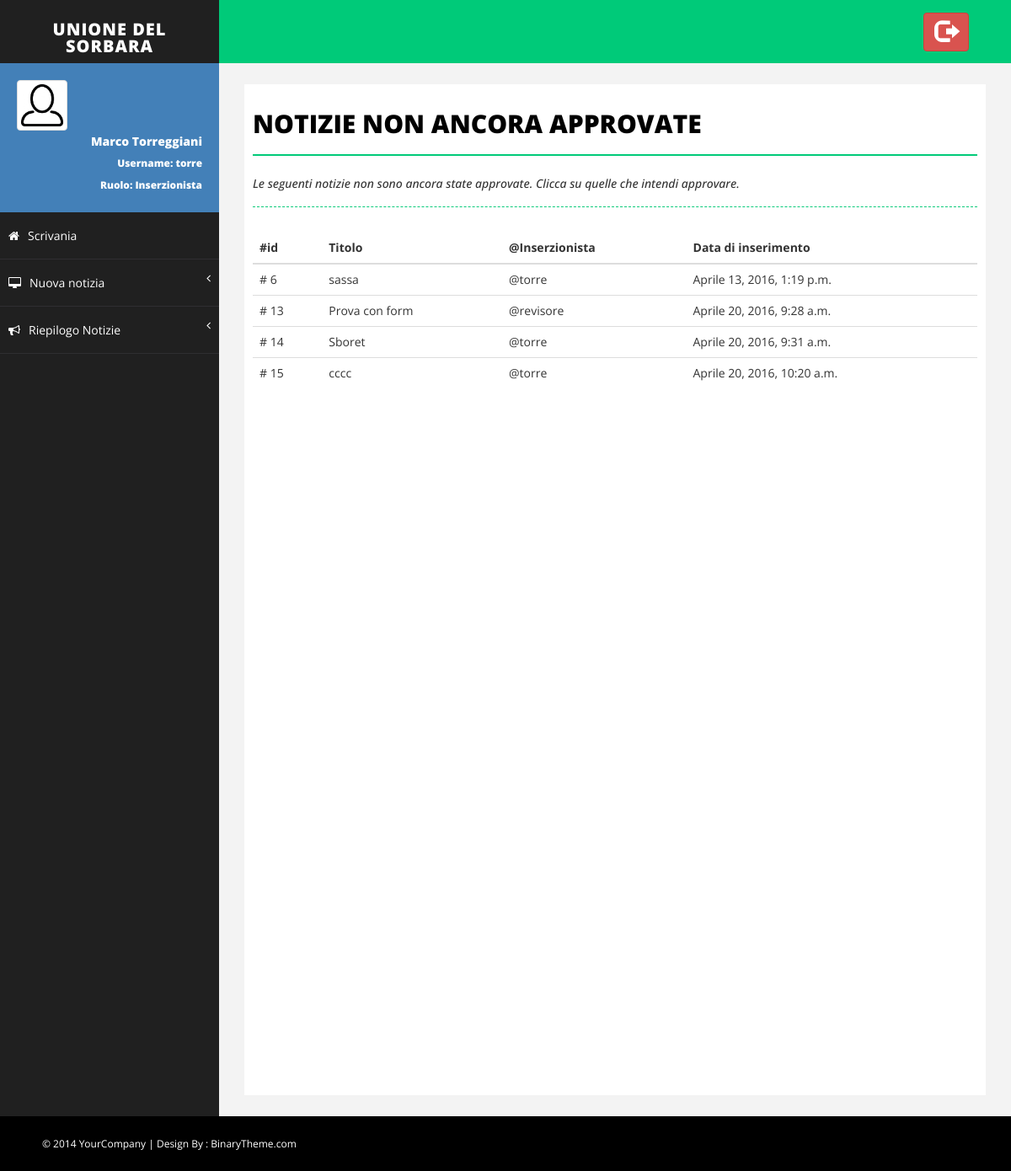
The app's page /NotizieDaApprovare (signed in), older data.
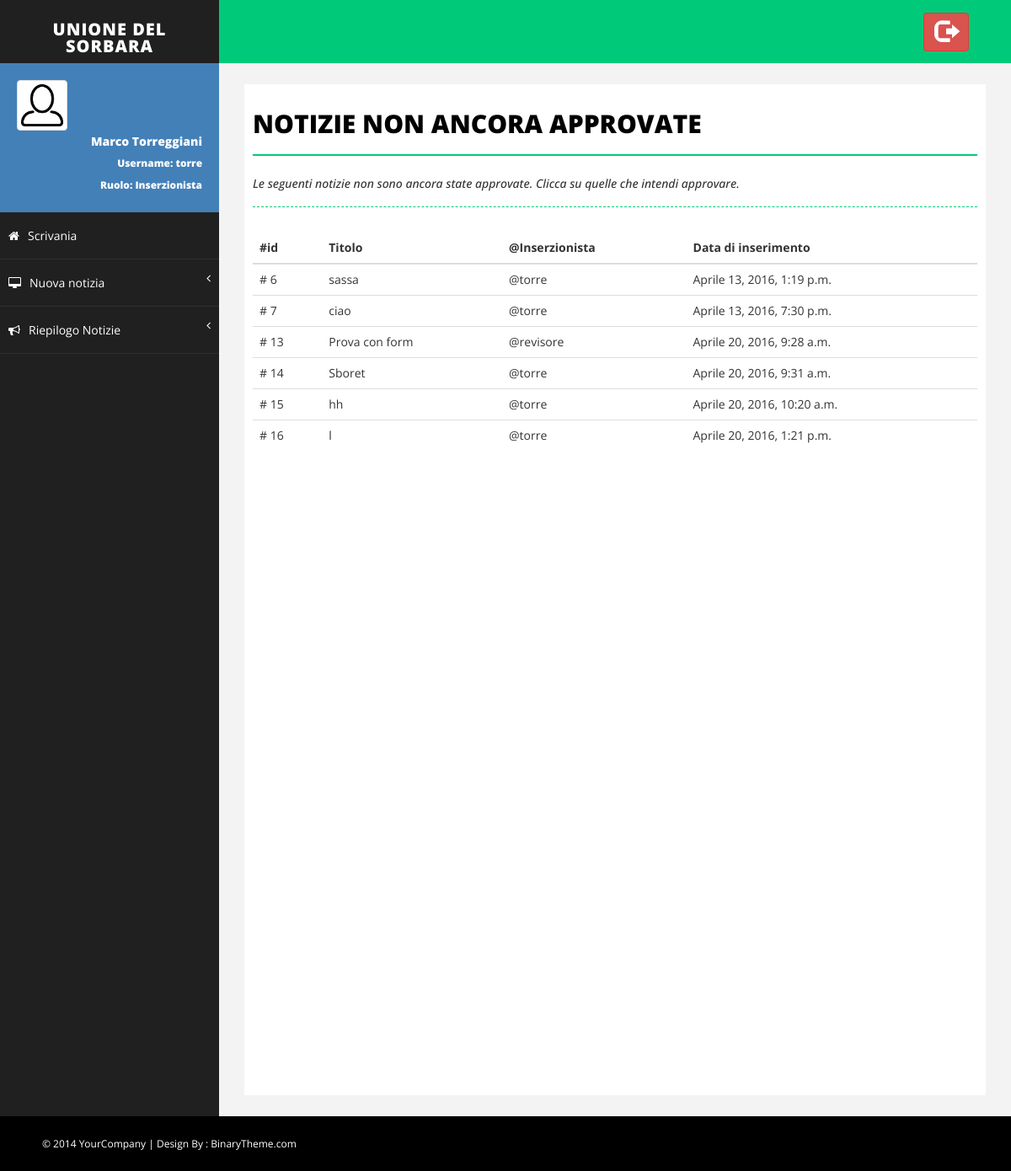
The same page, newer data.
### Monitor/models.py (models this page shows, shortened)
class Notizia(models.Model):
    titolo = models.CharField(max_length=settings.MAX_LUN_TITOLO)
    descrizione = models.TextField(max_length=settings.MAX_LUN_DESCRIZIONE)
    immagine = models.ImageField(upload_to=get_nome_immagine_notizia, default=None)
    approvata = models.BooleanField(default=False)
    inserzionista = models.ForeignKey(MyUser)
    data_inserimento = models.DateTimeField(default=timezone.now)
    data_scadenza = models.DateTimeField(default=timezone.now()+datetime.timedelta(days=15))

class MyUser(AbstractUser):
    foto_profilo = models.ImageField(upload_to=get_nome_immagine_utente, default=settings.NO_PROFILO)

### Monitor/views.py (the view)
# urls.py: url(r'^NotizieDaApprovare', views.notizie_da_approvare, name='notizie_da_approvare'),
@login_required(login_url='/login')
def notizie_da_approvare(request):
    notizie = Notizia.objects.filter(approvata=False)
    return render(request, 'Monitor/notizie_da_approvare.html', {'notizie': notizie})

### Monitor/templates/Monitor/notizie_da_approvare.html
{% extends 'Monitor/base.html' %}
{% block body %}
    <div id="page-inner">
        <div class="row">
            <div class="col-md-12">
                <h1 class="page-head-line">Notizie non ancora approvate</h1>
                <h1 class="page-subhead-line">Le seguenti notizie non sono ancora state approvate.
                    Clicca su quelle che intendi approvare.</h1>
            </div>
        </div>
        {% if notizie|length == 0 %}
            <div class="panel">
                <div class="alert alert-success" role="alert">
                    Nessuna notizia da approvare! Tutte le notizie publicate sono visualizzate sui Monitor
                </div>
            </div>
        {% else %}
            <div class="table-responsive">
                <table class="table table-hover">
                    <thead>
                        <tr>
                            <th>#id</th>
                            <th>Titolo</th>
                            <th>@Inserzionista</th>
                            <th>Data di inserimento</th>
                        </tr>
                    </thead>
                    <tbody>
                        {% for notizia in notizie %}
                            <tr onclick = "location.href='{% url 'Monitor:approva_notizia' notizia.id %}'">
                                <td># {{ notizia.id }}</td>
                                <td>{{ notizia.titolo }}</td>
                                <td>@{{ notizia.inserzionista }}</td>
                                <td>{{ notizia.data_inserimento }}</td>
                            </tr>
                        {% endfor %}
                    </tbody>
                </table>
            </div>
        {% endif %}
    </div>
{% endblock %}

Row changes from the older to the newer data that the page shows:
now on this page (row edited): Notizia: id "7", titolo "ciao", inserzionista "torre", data_inserimento "Aprile 13, 2016, 7:30 p.m."
changed Notizia "Aprile 20, 2016, 10:20 a.m.": titolo "cccc" → "hh"
added Notizia: id "16", titolo "l", inserzionista "torre", data_inserimento "Aprile 20, 2016, 1:21 p.m."
